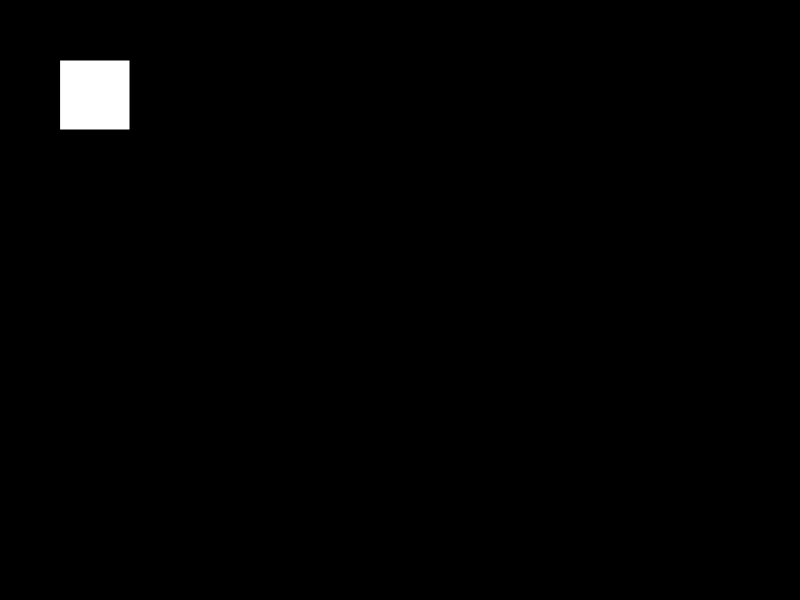
Frame 1 (no input)
Frame 60 (no input): identical to frame 1, image omitted
Frame 120 (the mouse pressed at the canvas centre since frame 60): identical to frame 1, image omitted

The p5.js sketch that drew this single still picture (run headless with seeded random() and noise() and a simulated clock; from frame 60 on, the mouse is pressed at the canvas centre):

// p5.js sketch
// ── sketch.js
function setup() {
  createCanvas(800,600);
}

function draw() {
  background(0);
  fill(255);
  rect(60,60,70,70);
  
}
